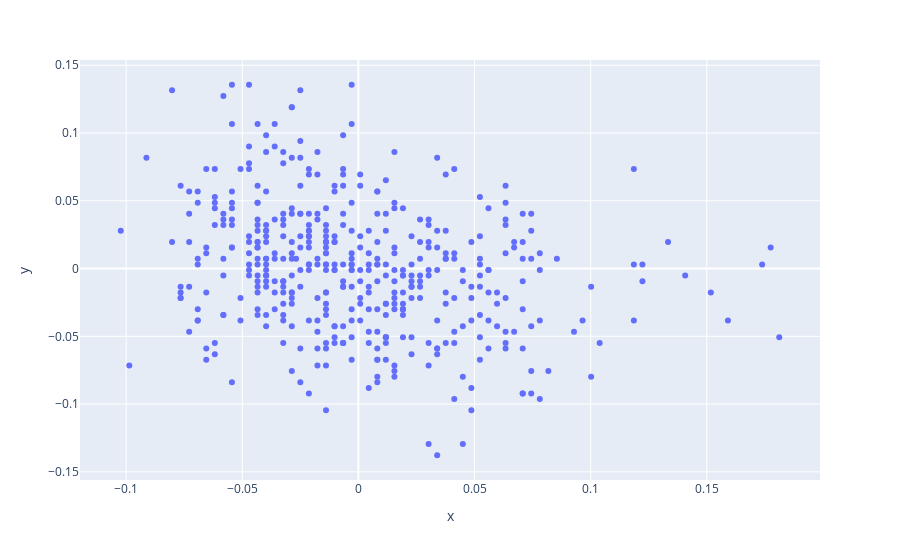

Here is the notebook cell this chart was saved with:
### Code cell
fig = px.scatter(x=diabetes_data[:, 6], y=diabetes_data[:, 9])
fig.show()

### Figure 1 — Plotly figure (JSON) as saved in the notebook; plotly's stock layout.template omitted (floating-point values rounded to 4 significant figures; data arrays with more than 128 entries replaced by an {"elided": "..."} marker saying what was removed)
{"data": [{"hovertemplate": "x=%{x}<br>y=%{y}<extra></extra>", "legendgroup": "", "marker": {"color": "#636efa", "symbol": "circle"}, "mode": "markers", "name": "", "orientation": "v", "showlegend": false, "type": "scatter", "x": {"elided": "442 float values"}, "xaxis": "x", "y": {"elided": "442 float values"}, "yaxis": "y"}], "layout": {"legend": {"tracegroupgap": 0}, "margin": {"t": 60}, "xaxis": {"anchor": "y", "domain": [0, 1], "title": {"text": "x"}}, "yaxis": {"anchor": "x", "domain": [0, 1], "title": {"text": "y"}}}}
